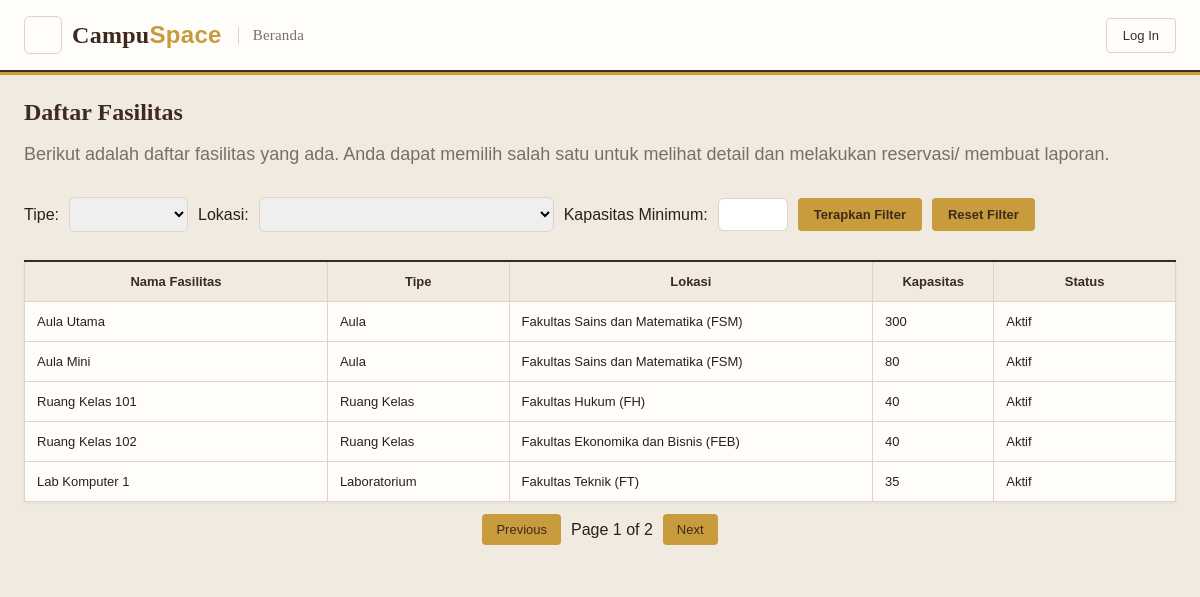
The page / on the database its author committed.
### tables this page shows
CREATE TABLE facilities (
    fac_id CHAR(36) PRIMARY KEY DEFAULT (UUID()),
    fac_name VARCHAR(30) NOT NULL,
    type ENUM('Ruang Kelas', 'Aula', 'Laboratorium', 'Alat', 'Lapangan') NOT NULL,
    location VARCHAR(255) NOT NULL,
    capacity INT NOT NULL,
    fac_desc VARCHAR(1000) NOT NULL,
    fac_photo VARCHAR(300) NULL,
    fac_status ENUM('Aktif', 'Dalam perbaikan', 'Nonaktif') NOT NULL DEFAULT 'Aktif'
);

### app/controllers/pengguna/pengguna_beranda_controller.php (called while the page is built, shortened)
<?php
require_once __DIR__ . '/../../../config/db_connect.php';
require_once __DIR__ . "/../../models/facility_model.php";
class pengguna_beranda_controller {
    private $facModel;
    public function __construct() {
        $database = new db_connect();
        $this->db = $database->getConnection();
        $this->facModel = new facility_model($this->db);
    }
    public function index() {
        $limit = 5;
        $page = max(1, (int) ($_GET['haltab'] ?? 1));
        $tipe_fac = $_GET['tipe_fac'] ?? '';
        $lokasi_fac = $_GET['lokasi_fac'] ?? '';
        $kapasitas_fac = $_GET['kapasitas_fac'] ?? '';
        if ($tipe_fac !== '' || $lokasi_fac !== '' || $kapasitas_fac !== '') {
            $totalData = $this->facModel->countFac_filtered(
                $tipe_fac,
                $lokasi_fac,
                $kapasitas_fac
            );
        } else {
            $totalData = $this->facModel->getTotalFacilities();
        }
        $totalPages = (int) ceil($totalData / $limit);
        if ($totalPages === 0) {
            $page = 1;
        } else {
            $page = min($page, $totalPages);
        }
        $offset = ($page - 1) * $limit;
        if ($tipe_fac !== '' || $lokasi_fac !== '' || $kapasitas_fac !== '') {
            $facilities = $this->facModel->getFac_limit_filtered(
                $limit,
                $offset,
                $tipe_fac,
                $lokasi_fac,
                $kapasitas_fac
            );
        } else {
            $facilities = $this->facModel->getFac_limit($limit, $offset);
        }
        require_once __DIR__ . '/../../../views/pengguna/pengguna_beranda.php';
    }
}

### config/db_connect.php (called while the page is built, shortened)
<?php
class db_connect {
    private string $host = "127.0.0.1";
    private string $db_name = "projectppk";
    private string $username = "root";
    private string $password = "";
    private string $charset = "utf8mb4";
    public ?PDO $conn = null;
    public function getConnection(): ?PDO {
        $dsn = "mysql:host={$this->host};dbname={$this->db_name};charset={$this->charset}";
        $options = [
            PDO::ATTR_ERRMODE            => PDO::ERRMODE_EXCEPTION,
            PDO::ATTR_DEFAULT_FETCH_MODE => PDO::FETCH_ASSOC,
            PDO::ATTR_EMULATE_PREPARES   => false,
        ];
        try {
            $this->conn = new PDO($dsn, $this->username, $this->password, $options);
        } catch (PDOException $e) {
            try {
                $this->conn = new PDO($dsn, $this->username, "mysql8034", $options);
            } catch (PDOException $e2) {
                error_log("Koneksi Database Gagal: " . $e2->getMessage());
                die("Gagal terhubung ke server database.");
            }
        }
        return $this->conn;
    }
}

### app/models/facility_model.php (called while the page is built, shortened)
<?php
require_once __DIR__ . "/../../config/db_connect.php";
class facility_model {
    private $conn;
    public function __construct($db) {
        $this->conn = $db;
    }
    public function getFac_limit($limit, $offset){
        $query = "SELECT fac_id, fac_name, type, location, capacity, fac_status FROM facilities LIMIT ? OFFSET ?";
        $stmt = $this->conn->prepare($query);
        $stmt->execute([$limit, $offset]);
        return $stmt->fetchAll(PDO::FETCH_ASSOC);
    }
    public function getTotalFacilities(){
        $query = "SELECT COUNT(*) as total FROM facilities";
        $stmt = $this->conn->prepare($query);
        $stmt->execute();
        $data = $stmt->fetch(PDO::FETCH_ASSOC);
        return $data['total'] ?? 0;
    }
}

### views/pengguna/pengguna_beranda.php (the view, shortened to what this page needs)
<?php
$isLoggedIn = !empty($_SESSION['user_id']) && ($_SESSION['role'] ?? '') === 'pengguna';
?>
<head>
    <link rel="stylesheet" href="../../public/css/pengguna/pengguna_style.css">
</head>
<body id="pengguna_body">
    <div id="dashboard_header">
        <button id="header_logo" type="button" onclick="toggleSidebar()" aria-label="Buka atau tutup menu"><span></span><span></span><span></span></button>
        <span id="header_brand">Campu<em>Space</em></span>
        <span id="header_title">Beranda</span>
        <?php if ($isLoggedIn): ?>
            <button id="logout_btn">Keluar</button>
        <?php else: ?>
            <button id="login_btn" type="button" onclick="window.location.href='../../views/auth/login.html'">Log In</button>
        <?php endif; ?>
    </div>
    <div id="dashboard_layout">
        <div class="main_content">
            <div id="content_1">
                <div class="content_title">Daftar Fasilitas</div>
                <p class="small_desc">Berikut adalah daftar fasilitas yang ada. Anda dapat memilih salah satu untuk melihat detail dan melakukan reservasi/ membuat laporan.</p>
            </div>
            <div id="filter_fac">
                <form action = "../../index.php">
                    <div id = "filter_fac_box">
                        <label for="tipe_fac">Tipe:</label>
                        <select name="tipe_fac" id="tipe_fac">
                            <option value="" disabled <?= $tipe_fac === '' ? 'selected' : ''; ?> hidden></option>
                            <option value="ruang Kelas" <?= $tipe_fac === 'ruang kelas' ? 'selected' : ''; ?>>
                            </option>
                        </select>
                        <label for="lokasi_fac">Lokasi:</label>
                        <select name="lokasi_fac" id="lokasi_fac">
                            <option value="" disabled <?= $lokasi_fac === '' ? 'selected' : ''; ?> hidden></option>
                            <option value="Fakultas Hukum (FH)" <?= $lokasi_fac === 'Fakultas Hukum (FH)' ? 'selected' : ''; ?>>
                            </option>
                        </select>
                        <label for="kapasitas_fac">Kapasitas Minimum:</label>
                        <input type="number" name="kapasitas_fac" id="kapasitas_fac" class="filter_capacity" min="1" step="1" value="<?= htmlspecialchars($kapasitas_fac); ?>">
                        <div class="action_group">
                            <input type="submit" value="Terapkan Filter">
                            <a href="../../index.php?page=beranda">
                                <button type="button">Reset Filter</button>
                            </a>
                        </div>
                    </div>
                </form>
            </div>
            <table id="facility_table">
                <thead>
                    <tr>
                        <th class="col-facility-name">Nama Fasilitas</th>
                        <th class="col-facility-type">Tipe</th>
                        <th class="col-facility-location">Lokasi</th>
                        <th class="col-facility-capacity">Kapasitas</th>
                        <th class="col-facility-status">Status</th>
                    </tr>
                </thead>
                <tbody>
                    <?php if (!empty($facilities)): ?>
                        <?php foreach ($facilities as $f): ?>
                        <tr class="clickable-row"
                            data-fac-id="<?= htmlspecialchars($f['fac_id']); ?>"
                            onclick="window.location.href='../../index.php?page=detail_fasilitas&id=<?= urlencode($f['fac_id']); ?>'">
                            <td ><?= htmlspecialchars($f['fac_name'] ?? ''); ?></td>
                            <td ><?= htmlspecialchars($f['type'] ?? ''); ?></td>
                            <td><?= htmlspecialchars($f['location'] ?? ''); ?></td>
                            <td><?= htmlspecialchars($f['capacity'] ?? ''); ?></td>
                            <td><?= htmlspecialchars($f['fac_status'] ?? ''); ?></td>
                        </tr>
                        <?php endforeach; ?>
                    <?php else: ?>
                        <tr>
                            <td colspan="5" class="table_empty">Belum ada data fasilitas.</td>
                        </tr>
                    <?php endif; ?>
                </tbody>
            </table>
            <div id="pagination_controls">
                <a href="../../index.php?page=beranda&haltab=<?php echo max(1, $page - 1); ?>&tipe_fac=<?php echo urlencode($tipe_fac); ?>&lokasi_fac=<?php echo urlencode($lokasi_fac); ?>&kapasitas_fac=<?php echo urlencode($kapasitas_fac); ?>"
                id="prev_page_link" class="pagin_link">
                    Previous
                </a>
                <span id="page_info">
                    Page <?php echo $page; ?> of <?php echo $totalPages; ?>
                </span>
                <a href="../../index.php?page=beranda&haltab=<?php echo min($totalPages, $page + 1); ?>&tipe_fac=<?php echo urlencode($tipe_fac); ?>&lokasi_fac=<?php echo urlencode($lokasi_fac); ?>&kapasitas_fac=<?php echo urlencode($kapasitas_fac); ?>"
                id="next_page_link" class="pagin_link">
                    Next
                </a>
            </div>
        </div>
    </div>
</body>
</html>

### index.php (shortened to what this page needs)
<?php
$page = $_GET['page'] ?? 'beranda';
switch ($page) {
    case 'beranda':
    case 'fasilitas':
        require_once __DIR__ . "/app/controllers/pengguna/pengguna_beranda_controller.php";
        $controller = new pengguna_beranda_controller();
        $controller->index();
        break;
}

### public/css/pengguna/pengguna_style.css (style rules this page uses)
* { box-sizing: border-box; font-family: 'IBM Plex Sans', Arial, sans-serif; }
h1, h2, h3, .content_title, #header_title, #header_brand { font-family: 'Fraunces', Georgia, serif; }
body#pengguna_body { margin: 0; background-color: var(--paper); color: var(--text); min-height: 100vh; }
#dashboard_header { display: flex; align-items: center; gap: 10px; background-color: var(--surface); padding: 16px 24px; border-bottom: 2px solid var(--ink); }
#header_logo { display: flex; flex-direction: column; justify-content: center; gap: 4px; width: 38px; height: 38px; padding: 0 9px; background-color: transparent; border: 1px solid #DDD3C7; border-radius: 6px; cursor: pointer; transition: background-color 0.15s, border-color 0.15s; }
#header_brand { font-size: 24px; font-weight: 700; color: var(--ink); letter-spacing: 0.3px; }
#header_brand em { font-style: normal; color: var(--gold); }
#header_title { flex: 1; font-weight: 500; font-style: normal; font-size: 15px; color: var(--text-muted); letter-spacing: 0.2px; margin-left: 6px; padding-left: 14px; border-left: 1px solid var(--border); }
#logout_btn, #login_btn { background-color: transparent; color: var(--ink); border: 1px solid var(--border); font-weight: 500; }
#dashboard_layout { display: flex; border-top: 3px solid var(--gold); }
.main_content { flex: 1; min-width: 0; padding: 24px; }
#content_1 { display: flex; flex-direction: column; margin-bottom: 14px; }
.content_title { color: var(--ink); font-size: 24px; font-weight: bold; }
.small_desc, #rsv_saya_description { color: var(--text-muted); font-size: 18px; }
.action_group { display: flex; align-items: center; gap: 10px; margin-left: auto; }
#filter_fac { display: flex; gap: 20px; margin-top: 12px; }
#filter_fac_box { display: flex; align-items: center; gap: 10px; flex-wrap: wrap; }
.filter_capacity { width: 70px; }
#pagination_controls { display: flex; justify-content: center; align-items: center; gap: 10px; margin-top: 12px; }
.pagin_link { padding: 8px 14px; border-radius: 6px; background-color: var(--gold); color: var(--ink); border: none; border-radius: 4px; cursor: pointer; text-decoration: none; font-size: 13px; cursor: pointer; transition: background-color 0.15s; }
#page_info { text-align: center; }
#facility_table { width: 100%; table-layout: fixed; }
#facility_table thead th, #report_table thead th { text-align: center; }
table { width: 100%; border-collapse: collapse; margin-top: 12px; background-color: var(--surface); border-top: 2px solid var(--ink); overflow: hidden; box-shadow: 0 1px 4px rgba(0, 0, 0, 0.06); }
th, td { padding: 12px 12px; border: 1px solid var(--border); text-align: left; font-size: 13px; }
th { background-color: var(--paper); color: var(--ink); font-weight: bold; }
.clickable-row { cursor: pointer; }
#facility_table .col-facility-name { width: 25%; }
#facility_table .col-facility-type { width: 15%; }
#facility_table .col-facility-location { width: 30%; }
#facility_table .col-facility-capacity { width: 10%; }
#facility_table .col-facility-status { width: 15%; }
button, input[type="submit"], .btn { background-color: var(--gold); color: var(--ink); border: none; padding: 9px 16px; border-radius: 4px; cursor: pointer; font-size: 13px; font-weight: 600; transition: background-color 0.15s; }
input, select, textarea { padding: 8px 10px; border: 1px solid var(--border); border-radius: 6px; font-size: 13px; outline: none; transition: border-color 0.15s; }
.action_group { display: flex; align-items: center; justify-content: flex-end; gap: 10px; margin-left: auto; }

### rows shown on the page
facilities: fac_name "Aula Utama", type "Aula", location "Fakultas Sains dan Matematika (FSM)", capacity "300", fac_status "Aktif"
facilities: fac_name "Aula Mini", type "Aula", location "Fakultas Sains dan Matematika (FSM)", capacity "80", fac_status "Aktif"
facilities: fac_name "Ruang Kelas 101", type "Ruang Kelas", location "Fakultas Hukum (FH)", capacity "40", fac_status "Aktif"
facilities: fac_name "Ruang Kelas 102", type "Ruang Kelas", location "Fakultas Ekonomika dan Bisnis (FEB)", capacity "40", fac_status "Aktif"
facilities: fac_name "Lab Komputer 1", type "Laboratorium", location "Fakultas Teknik (FT)", capacity "35", fac_status "Aktif"

### other values the page prints
$page "1"
$totalPages "2"
